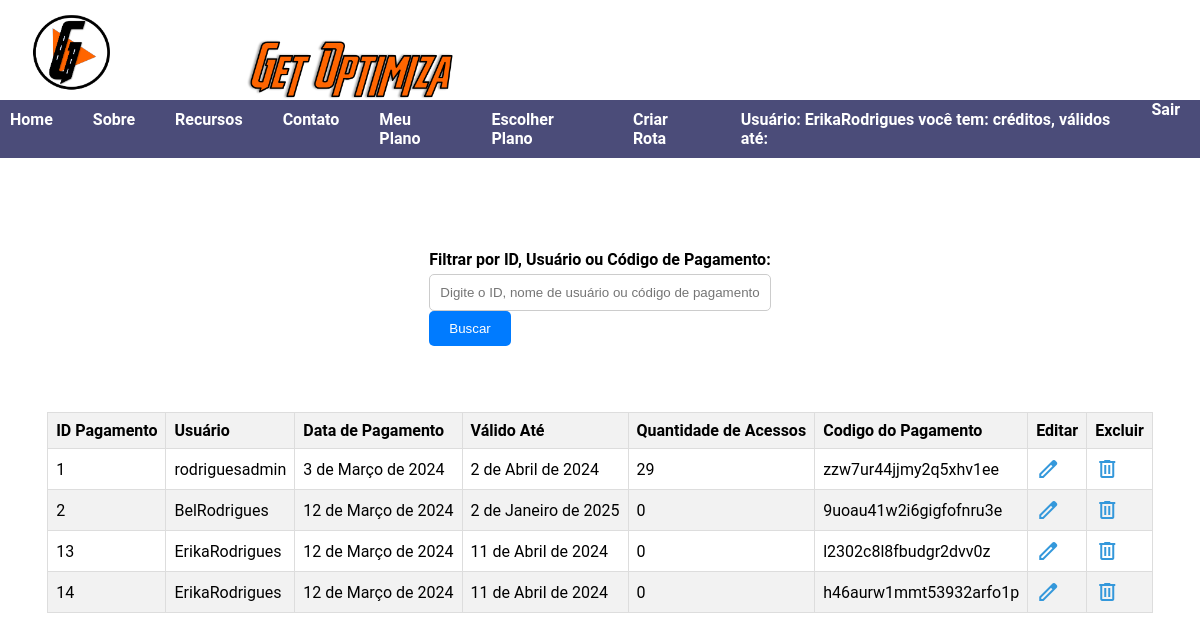
/lista_pagamento/ (signed in), run on the app's committed database.
### roteirizacao/models.py (models this page shows, shortened)
class CustomUser(AbstractUser):
    choices_cargo = (
        ('U', 'Usuario'),
        ('Admin', 'Administrador'),
    )
    cargo = models.CharField(max_length=5, choices=choices_cargo)
    email = models.EmailField(unique=True)
    is_active = models.BooleanField(default=True)
    objects = CustomUserManager()
    groups = models.ManyToManyField('auth.Group', related_name='custom_user_set', blank=True)
    user_permissions = models.ManyToManyField('auth.Permission', related_name='custom_user_set', blank=True)
    def __init__(self, *args, **kwargs):
        super().__init__(*args, **kwargs)
        if not self.cargo:
            self.cargo = 'U'  # Define um valor padrão para o cargo caso não seja especificado
    class Meta:
        permissions = [
            ("pode_add_endereco", "Pode Adicionar Endereco"),
            ("pode_alterar_endereco", "Pode Alterar Endereco"),
            ("pode_deletar_endereco", "Pode Deletar Endereco"),
        ]

class Pagamento(models.Model):
    usuario = models.ForeignKey(settings.AUTH_USER_MODEL, on_delete=models.SET_NULL, null=True)  # Use settings.AUTH_USER_MODEL
    codigo_pagamento = models.CharField(max_length=30, null=True)
    data_pagamento = models.DateField(null=True, blank=True)
    valido_ate = models.DateField(null=True, blank=True)
    quant_acesso = models.IntegerField(default=0)
    class Meta:
        permissions = [
            ("ver_pagamento", "Pode Ver Pagamento"),
        ]

### roteirizacao/views.py (the view)
# urls.py: path('lista_pagamento/', lista_pagamento, name='lista_pagamento'),
@login_required
def lista_pagamento(request):
    filtro = request.GET.get('filtro')
    if filtro:
        pagamentos = Pagamento.objects.filter(
            Q(id__icontains=filtro) |
            Q(usuario__username__icontains=filtro) |
            Q(codigo_pagamento__icontains=filtro)
        )
    else:
        pagamentos = Pagamento.objects.all()
    return render(request, 'lista_pagamento.html', {'pagamentos': pagamentos})

### roteirizacao/templates/lista_pagamento.html (shortened to what this page needs)
{% extends 'base.html' %}
{% load static %}
{% block content %}
<div class="main-container">
    <div class="search-container">
        <form method="get" action="{% url 'lista_pagamento' %}">
            <label for="filtro">Filtrar por ID, Usuário ou Código de Pagamento:</label>
            <input type="text" id="filtro" name="filtro" placeholder="Digite o ID, nome de usuário ou código de pagamento">
            <button class="btn-primary" type="submit">Buscar</button>
        </form>
    </div>
    <div class="table-container">
        <table>
            <thead>
                <tr>
                    <th>ID Pagamento</th>
                    <th>Usuário</th>
                    <th>Data de Pagamento</th>
                    <th>Válido Até</th>
                    <th>Quantidade de Acessos</th>
                    <th>Codigo do Pagamento</th>
                    <th>Editar</th>
                    <th>Excluir</th>
                </tr>
            </thead>
            <tbody>
                {% for pagamento in pagamentos %}
                <tr>
                    <td>{{ pagamento.id }}</td>
                    <td>{{ pagamento.usuario }}</td>
                    <td>{{ pagamento.data_pagamento }}</td>
                    <td>{{ pagamento.valido_ate }}</td>
                    <td>{{ pagamento.quant_acesso }}</td>
                    <td>{{ pagamento.codigo_pagamento }}</td>
                    <td><a href="{% url 'editar_pagamento' pagamento.id %}"><span class="material-symbols-outlined">
                            </span></a></td>
                    <td><a href="{% url 'excluir_pagamento' pagamento.id %}"><span class="material-symbols-outlined">
                            </span></a></td>
                </tr>
                {% endfor %}
            </tbody>
        </table>
    </div>
</div>
{% endblock %}

### roteirizacao/templates/base.html (shortened to what this page needs)
{% load static %}
<!DOCTYPE html>
<html lang="pt-br">
<head>
    <link rel="stylesheet" type="text/css" href="https://cdnjs.cloudflare.com/ajax/libs/slick-carousel/1.8.1/slick.css"/>
    <link rel="stylesheet" type="text/css" href="https://cdnjs.cloudflare.com/ajax/libs/slick-carousel/1.8.1/slick-theme.css"/>
    <link rel="stylesheet" href="{% static 'style.css' %}">
</head>
<body>
    <div class="header-container">
        <div class="logo">
            <img src="{% static 'img/LogoGetSite.png' %}" alt="Logo da Empresa">
        </div>
        <div class="logo">
            <img src="{% static 'img/getoptimiza.png' %}" alt="Logo da Empresa 2" style="width: 40%;">
        </div>
        <nav class="nav-home">
            <ul>
                <li><a href="{% url 'home' %}">Home</a></li>
                <li><a href="#about">Sobre</a></li>
                <li><a href="#features">Recursos</a></li>
                <li><a href="#contact">Contato</a></li>
                <li><a href="#">Meu Plano</a></li>
                <li><a href="{% url 'escolher_plano' %}">Escolher Plano</a></li>
                <li><a href="{% url 'autoriza_criar_rota' %}">Criar Rota</a></li>
                {% if user.is_authenticated %}
                <li><a href="#">Usuário: {{ user.username }} você tem: {{ pagamento.quant_acesso }} créditos,  válidos até: {{ pagamento.valido_ate }}</a></li>
                <a href="#" onclick="event.preventDefault(); document.getElementById('logout-form').submit();">Sair</a>
                {% else %}
                    <li><a href="{% url 'login' %}">Login</a></li>
                    <li><a href="{% url 'signup' %}">Cadastro</a></li>
                {% endif %}
            </ul>
        </nav>
    </div>
    <main>
        <div class="main-container">
        {% block content %}
        {% endblock %}
        </div>
    </main>
</body>
</html>

### roteirizacao/static/style.css (style rules this page uses)
:root { --cor-primaria: #f38f00; --cor-secundaria: #023398; --cor-2: #ffa71e; --cor-3: #00f48f; --cor-4: #35ffa8; --cor-5: #9900ff; }
body { font-family: 'Roboto', sans-serif; background-color: #ffffff; color: #000000; margin: 0; padding: 0; }
.main-container { display: flex; justify-content: center; margin: 0 10px; }
.header-container { position: fixed; top: 0; width: 100%; background-color: #ffffff; z-index: 1000; display: flex; align-items: center; }
.logo { position: relative; top: 0; left: 0; margin-right: 10px; text-align: left; padding: 10px; }
.logo img { width: 100px; height: auto; }
.nav-home { background-color: #0b0d4abc; position: fixed; top: 0; left: 0; width: 100%; z-index: 1000; display: flex; margin-top: 100px; }
.nav-home ul { list-style: none; padding: 0; margin: 0; display: flex; }
.nav-home li { margin: 0; padding: 10px; display: inline; }
.nav-home a { text-decoration: none; color: white; font-weight: bold; font-size: 16px; margin-right: 20px; }
nav ul { list-style-type: none; margin: 0; padding: 0; }
nav ul li { display: inline; margin-right: 20px; }
main { margin-top: 150px; left: auto; }
table { width: 100%; border-collapse: collapse; margin-top: 30px; border-radius: 30px; border: none; }
a { color: #3498db; }
.btn-primary { background-color: #29f425; color: #fff; }
label { display: block; margin-bottom: 5px; font-weight: bold; }
input[type="text"], input[type="date"] { width: 100%; padding: 10px; border: 1px solid #ccc; border-radius: 5px; }
.btn-primary { background-color: #007bff; color: #fff; padding: 10px 20px; border: none; border-radius: 5px; cursor: pointer; }
.main-container { display: flex; flex-direction: column; align-items: center; margin-top: 100px; }
.search-container { margin-bottom: 20px; }
.table-container { width: 100%; }
table { width: 100%; border-collapse: collapse; }
thead th { background-color: #f2f2f2; border: 1px solid #ddd; padding: 8px; text-align: left; }
tbody td { border: 1px solid #ddd; padding: 8px; }
tbody tr:nth-child(even) { background-color: #f2f2f2; }

### data on the page
CustomUser: username "ErikaRodrigues"
Pagamento: id "1", usuario "rodriguesadmin", data_pagamento "3 de Março de 2024", valido_ate "2 de Abril de 2024", quant_acesso "29", codigo_pagamento "zzw7ur44jjmy2q5xhv1ee"
Pagamento: id "2", usuario "BelRodrigues", data_pagamento "12 de Março de 2024", valido_ate "2 de Janeiro de 2025", quant_acesso "0", codigo_pagamento "9uoau41w2i6gigfofnru3e"
Pagamento: id "13", usuario "ErikaRodrigues", data_pagamento "12 de Março de 2024", valido_ate "11 de Abril de 2024", quant_acesso "0", codigo_pagamento "l2302c8l8fbudgr2dvv0z"
Pagamento: id "14", usuario "ErikaRodrigues", data_pagamento "12 de Março de 2024", valido_ate "11 de Abril de 2024", quant_acesso "0", codigo_pagamento "h46aurw1mmt53932arfo1p"
